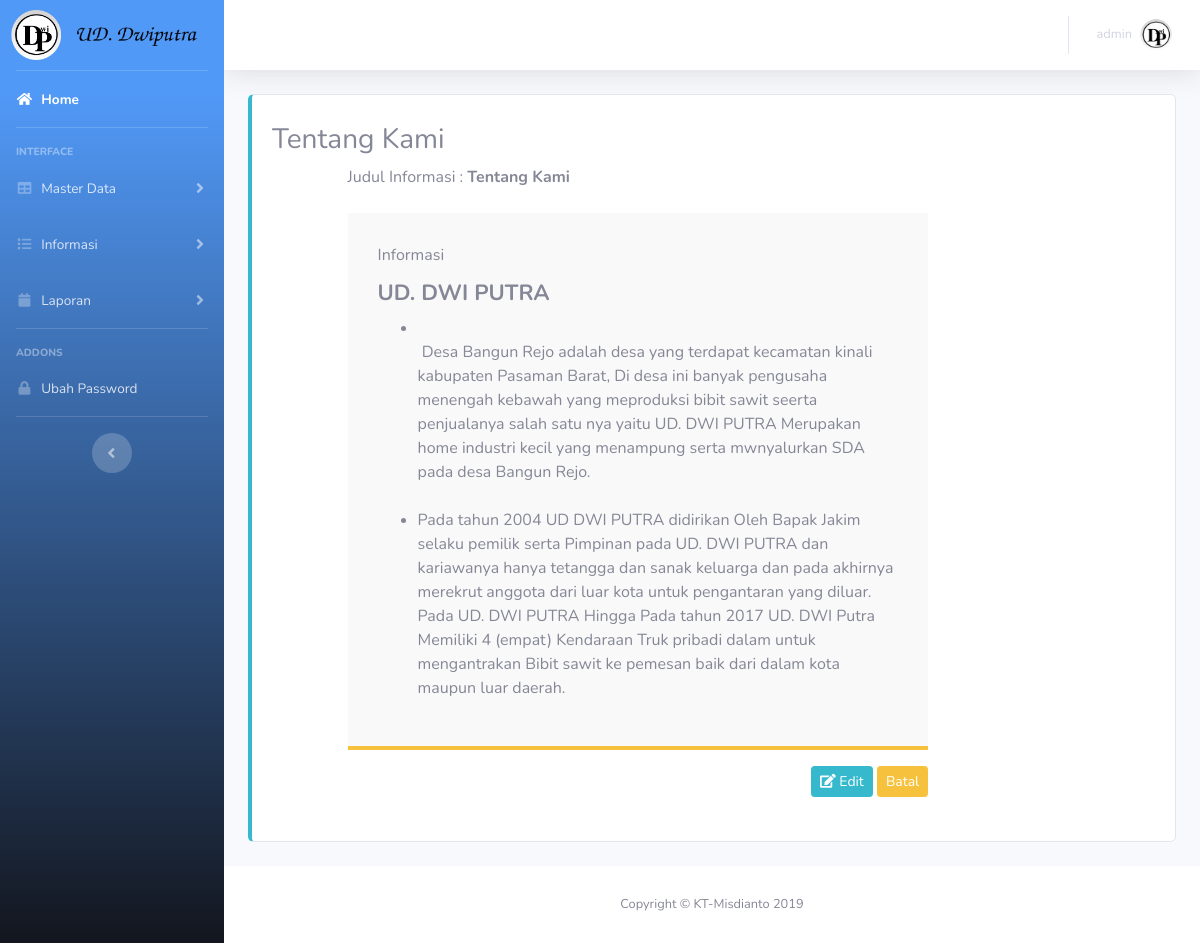
The page /admin/pages/index.php?module=tentang/view (signed in) on the database its author committed.
### tables this page shows
CREATE TABLE `tb_informasi` (
  `informasi_id` int(11) NOT NULL,
  `judul_informasi` varchar(50) NOT NULL,
  `keterangan` text NOT NULL
);

### model/Db.php (called while the page is built, shortened)
<?php
class Db {
     function __construct()
    {
    try{
         $this->db = new PDO("mysql:host=localhost;port=3306;dbname=db_bibit",'root','');
       }catch(PDOException $error) {
         echo "Koneksi Gagal".$error->getMessage();
    }
    }
    public function tampil($sql){
        $hasil=[];
        $query = $this->db->prepare($sql);
        $query->execute();
        while($data = $query->fetchObject()){
        $hasil[]=$data;
        }
        return $hasil;
    }
}
?>

### model/M_Library.php (called while the page is built, shortened)
<?php
include 'Db.php';
class M_Library extends Db{
    function tentang_kami(){
      $tentang =  $this->tampil("SELECT * from tb_informasi where informasi_id=1");
      return $tentang ;
    }
    }
?>

### admin/pages/tentang/view.php (the view, shortened to what this page needs)
<div class="card mb-4 py-2 border-left-info">
    <div class="card-body">
        <h3>Tentang Kami</h3>
        <?php foreach($db->tentang_kami() as $i) :?>
        <form >
            <div class="row" >
                <div class="col-md-1"> </div>
                <div class="col-md-8">
                    <div class="form-group ">
                        <label>Judul Informasi :    <b> <?= $i->judul_informasi ?></b> </label><br>
                    </div>
                    <div class="form-group border-bottom-warning " style="background-color:#f9f9f9;padding:30px;">
                        <label> Informasi</label><br>
                        <?= $i->keterangan ?>
                    </div>
                    <div class="form-group text-right">
                    <a href="?module=tentang/edit" class=" btn btn-info btn-sm "><i class="fa fa-edit"></i> Edit</a>
                        <a href="index.php" class="btn btn-warning btn-sm ">Batal</a>
                    </div>
                </div>
            </div>
    </div>
    <?php endforeach ?>
</div>
</div>
<!DOCTYPE html>

### rows shown on the page
tb_informasi: judul_informasi "Tentang Kami", keterangan "UD. DWI PUTRA Desa Bangun Rejo adalah desa yang terdapat kecamatan kinali kabupaten Pasaman Barat, Di desa ini banyak pengusaha menengah kebawah yang meproduksi bibit sawit seerta penjualanya salah satu nya yaitu UD. DWI PUTRA Merupakan home industri kecil yang menampung serta mwnyalurkan SDA pada desa Bangun Rejo. Pada tahun 2004 UD DWI PUTRA didirikan Oleh Bapak Jakim selaku pemilik serta Pimpinan pada UD. DWI PUTRA dan kariawanya hanya tetangga dan sanak keluarga dan pada akhirnya merekrut anggota dari luar kota untuk pengantaran yang diluar. Pada UD. DWI PUTRA Hingga Pada tahun 2017 UD. DWI Putra Memiliki 4 (empat) Kendaraan Truk pribadi dalam untuk mengantrakan Bibit sawit ke pemesan…"

### other values the page prints
$_SESSION['level'] "admin"
